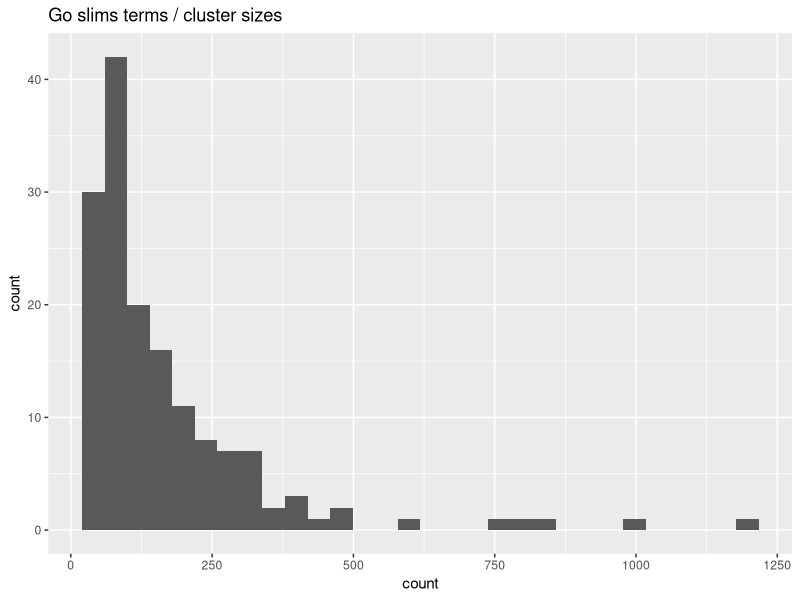

This figure's R source:
library(tidyverse)

### this code makes gene groups based on Wodak complexes with more than 3 members and the GO slims terms
#### to use for the gene enrichment analyses

### first make clusters based on GO slims
GO_slims <- read_delim( "go_slim_mapping.tab.txt", col_names = F, delim = "\t") %>% 
  select("ORF" = X1, "Gene" = X2, "GO_Slim_term" = X5) %>% 
  mutate("Gene" = ifelse(is.na(Gene), ORF, Gene))

orf_gene_name_index <- GO_slims %>% select(ORF, Gene) %>% unique()
#write_tsv(orf_gene_name_index, path = "orf_gene_GO_sgd_annotation.txt", col_names = F)
#### check for overly general slims
(GO_slims_count <- GO_slims %>% group_by(GO_Slim_term) %>%
    summarize("count" = n()) %>% arrange(desc(count)))
### remove some terms
##############################################
GO_slim_terms_to_remove <- as.character(expression(
  signaling, biological_process, response, "response to chemical", "protein complex biogenesis", other, "not_yet_annotated",
  "ion binding", "cellular_component", "molecular_function", membrane, cytoplasm, nucleus, "structural molecule activity", "ATPase activity"
))
GO_slims <- GO_slims %>% filter( ! (GO_Slim_term %in% GO_slim_terms_to_remove))
(GO_slims_count <- GO_slims %>% group_by(GO_Slim_term) %>%
    summarize("count" = n()) %>% arrange(desc(count)))
tail(GO_slims_count)
ggplot(GO_slims_count, aes(x = count)) + geom_histogram() + ggtitle("Go slims terms / cluster sizes")
GO_slim_terms <- GO_slims %>% pull(GO_Slim_term) %>% unique()

## now add Wodak complexes with more than 3 members
complex_tibble <- read_tsv("titration_curves/all_wodak_complexes.txt") %>% 
  rename("Gene" = Name)
complexes <- complex_tibble %>% pull(Complex) %>% unique()
### make each remaining GO_slim term it's own group
#### and then make some composite groups (e.g. combin ER and Golgi, or combine multiple terms into mRNA processing group etc.)
##################################################################

### add some manually made by Hannes gene groups (with focus on nuclear processes)
hannes <- read_tsv("GSEA_like_analysis/hannesbraberg_process_annos_v2_notoss.txt", col_names = F) %>% 
  rename("Gene" = X1, "term" = X2) %>% 
  inner_join(., orf_gene_name_index, by = "Gene") %>% 
  select(ORF, Gene, term)
hannes_terms <- hannes %>% pull(term) %>% unique()
### finally add some manually made by Tina gene groups
manual <- read_tsv("GSEA_like_analysis/manual_gene_groups.txt", col_names = F) %>% 
  rename("ORF" = X1, "Gene" = X2, "term" = X3)
manual_terms <- manual %>% pull(term) %>% unique()


## first add all the terms as groups
gene_groups <- list()
for (i in seq_along(GO_slim_terms)) {
  gene_groups[[GO_slim_terms[i]]] <- GO_slim_terms[i]
}
for (i in seq_along(complexes)) {
  gene_groups[[complexes[i]]] <- complexes[i]
}
for (i in seq_along(manual_terms)) {
  gene_groups[[manual_terms[i]]] <- manual_terms[i]
}
for (i in seq_along(hannes_terms)) {
  gene_groups[[hannes_terms[i]]] <- hannes_terms[i]
}
### then manually select some terms based on which I will make GO based clusters
#### make sure that composite GO_slims_terms have unique names, that don't already exist as GO_slims_terms
##### this approach gives a small number of relativelly general clusters
gene_groups[["ribosomes and translation"]] <- unique ( GO_slims$GO_Slim_term[ 
  grep( paste( c("rRNA", "ribosom", "translation", "tRNA", "snoRNA"), collapse = "|"), GO_slims$GO_Slim_term)
  ])
gene_groups[["transcription and mRNA processing"]] <- unique ( GO_slims$GO_Slim_term[
  grep( paste( c("mRNA", "RNA splicing", "transcription", "RNA modification", "mRNA processing",
                 "rRNA processing", "tRNA processing", "snoRNA processing"), collapse = "|"), GO_slims$GO_Slim_term) 
  ])
gene_groups[["transcription"]] <- unique ( GO_slims$GO_Slim_term[
  grep( paste( c("transcription"), collapse = "|"), GO_slims$GO_Slim_term) 
  ])
gene_groups[["RNA processing"]] <- unique ( GO_slims$GO_Slim_term[
  grep( paste( c("mRNA processing", "splicing", "snoRNA processing", "tRNA processing", "rRNA processing", "RNA modification"), collapse = "|"), GO_slims$GO_Slim_term) 
  ])
gene_groups[["Golgi and ER"]] <- unique ( GO_slims$GO_Slim_term[
  grep( paste( c("protein lipidation", "protein maturation", "endocytosis", "regulation of transport", "glycosylation",
                 "vesicle organization","endosom", "Golgi", "endoplasmic"), collapse = "|"), GO_slims$GO_Slim_term) 
  ])
gene_groups[["Golgi"]] <- unique ( GO_slims$GO_Slim_term[
  grep( paste( c("Golgi"), collapse = "|"), GO_slims$GO_Slim_term) 
  ])
gene_groups[["ER"]] <- unique ( GO_slims$GO_Slim_term[
  grep( paste( c("endoplasmic reticulum"), collapse = "|"), GO_slims$GO_Slim_term) 
  ])
gene_groups[["peroxisomes"]] <- unique ( GO_slims$GO_Slim_term[
  grep( paste( c("peroxisom"), collapse = "|"), GO_slims$GO_Slim_term) 
  ])
gene_groups[["vacuoles"]] <- unique ( GO_slims$GO_Slim_term[
  grep( paste( c("vacuol"), collapse = "|"), GO_slims$GO_Slim_term) 
  ])
gene_groups[["mitochondria"]] <- unique ( GO_slims$GO_Slim_term[
  grep( paste( c("mitochond", "respirat"), collapse = "|"), GO_slims$GO_Slim_term) 
  ])
gene_groups[["chromatin"]] <- unique ( GO_slims$GO_Slim_term[
  grep( paste( c("chromatin","histone", "telomere", "chromosome segregation"), collapse = "|"), GO_slims$GO_Slim_term) 
  ])
gene_groups[["cytoskeleton and microtubules"]] <- unique ( GO_slims$GO_Slim_term[
  grep( paste( c("cytoskelet", "cytokinesis", "chromosome segregation", "microtubule"), collapse = "|"), GO_slims$GO_Slim_term) 
  ])
gene_groups[["budding"]] <- unique ( GO_slims$GO_Slim_term[
  grep( paste( c("bud", "fission", "sporulation"), collapse = "|"), GO_slims$GO_Slim_term) 
  ])
gene_groups[["lipids"]] <- unique ( GO_slims$GO_Slim_term[
  grep( paste( c("lipid"), collapse = "|"), GO_slims$GO_Slim_term) 
  ])
gene_groups[["metabolic"]] <- unique ( GO_slims$GO_Slim_term[
  grep( paste( c("metabolic", "metabolite"), collapse = "|"), GO_slims$GO_Slim_term) 
  ])
#####################

(groups <- names(gene_groups))

term_orf_index <- complex_tibble %>% 
  rename("GO_Slim_term" = "Complex") %>% 
  bind_rows(., GO_slims) %>% 
  rename("term" = GO_Slim_term) %>% 
  bind_rows(., manual) %>% 
  bind_rows(hannes)
gene_categories <- tibble("ORF" = character(), Gene = "character", term = "character")
for (i in seq_along(groups)) {
  terms <- gene_groups[[groups[i]]]
  temp <- term_orf_index %>% 
    filter(term %in% terms) %>% 
    mutate("term" = groups[i])
  gene_categories <- bind_rows(gene_categories, temp)
}


larger_than_5_terms <- gene_categories %>% 
  group_by(term) %>% 
  summarize("count" = n()) %>% 
  filter(count > 5) %>% 
  pull(term) %>% unique()
gene_categories <- gene_categories %>% 
  filter(term %in% larger_than_5_terms) %>% 
  arrange(term, ORF)
write_tsv(gene_categories, path = "GSEA_like_analysis/gene_groups.txt")

for_gia <- gene_categories %>% select(ORF, term)
write_tsv(for_gia, "GSEA_like_analysis/gia_right_annotations_gene_groups.txt")
### output the categories for GSEA 3.0 Java script (output in .gmt format)
### .gmt format defined in http://software.broadinstitute.org/cancer/software/gsea/wiki/index.php/Data_formats#TXT:_Text_file_format_for_expression_dataset_.28.2A.txt.29


gene_categories <- gene_categories %>% 
  mutate("gene_set_type" = ifelse(term %in% complexes, "Wodak complex", "GO slims"))
terms <- gene_categories %>% pull(term) %>% unique()
if (file.exists("GSEA_like_analysis/gene_groups.gmt")) {
  unlink("GSEA_like_analysis/gene_groups.gmt")
}
for (i in seq_along(terms)) {
  gene.set <- gene_categories %>% filter(term == terms[i]) %>% 
    pull(Gene)
  cat <- gene_categories %>% filter(term == terms[i]) %>% pull(gene_set_type) %>% unique()
  gmt.row <- c(terms[i], cat, gene.set)
  write(gmt.row, file = "GSEA_like_analysis/gene_groups.gmt", ncolumns = length(gmt.row), append = T, sep = "\t")
}
